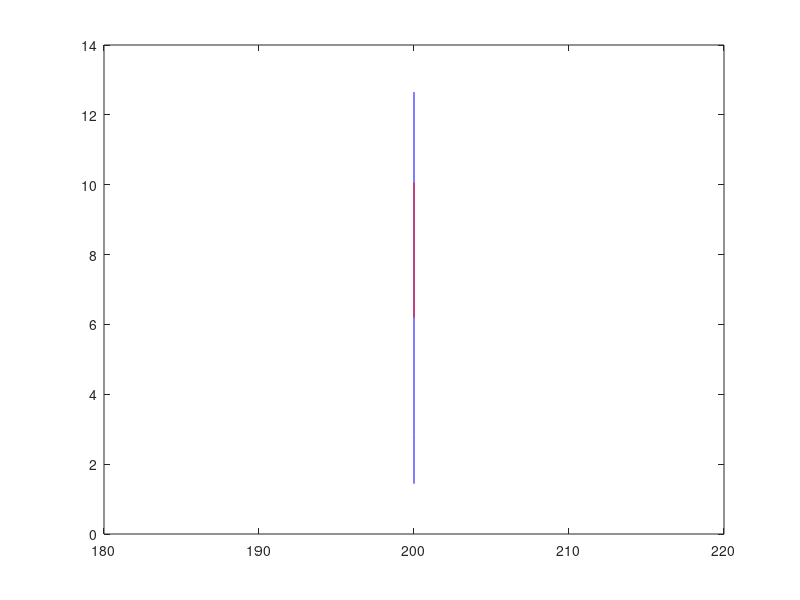

The MATLAB script that drew this image:
clear all

%% Tissue variables
sectionThickness = .025;
xyResolution = .004;
zLengths = [ 1 1 1 1 1 ] * 200; %length in microns
xLengths = [ 1:5 ] * 100; %xy length in microns
yLengths = [ 1:5 ] * 100;

%% SEM numbers

SEMcutsPerHour = 240; %% Cutting speed
SEMplanesStainedPerHour = 100000; %% number of planes stained per day

SEMpixelsPerSecond = 8 * 10^6; %% Imaging speed

SEMminBetweenPlanes = 5; %% minutes between Planes
SEMtileSize = 16000 * 16000; %% size of SEM tile
SEMsecondsBetweenTiles = 30; %% seconds between tiles within a plane

%% TEM numbers

TEMcutsPerHour = 5; %% Cutting speed
TEMplanesStainedPerHour = 100; %% number of planes stained per day

TEMpixelsPerSecond = 12 * 10^6; %% Imaging speed
TEMminBetweenPlanes = 20; %% minutes between Planes
TEMtileSize = 5000 * 3000; %% size of SEM tile
TEMsecondsBetweenTiles = 0; %% seconds between tiles within a plane


for i = 1:length(zLengths);
%% Tissue Size
xLength = xLengths(i);
yLength = yLengths(i);
zLength = zLengths(i);
xyPixels = (xLength / xyResolution) * (yLength / xyResolution);  % number of pixels per plane
numPlane = zLength / sectionThickness; % number of planes

%% SEM How long
SEMRawScanMinutesPerPlane= (xyPixels/SEMpixelsPerSecond)/60;
SEMminutesPerPlane =  SEMRawScanMinutesPerPlane +  ((xyPixels/SEMtileSize)*SEMsecondsBetweenTiles)/60;
SEMScanHours(i) = (SEMminutesPerPlane * numPlane)/60;

SEMSectioningHours = numPlane/SEMcutsPerHour + numPlane/SEMplanesStainedPerHour;
SEMhoursBetweenSections = (numPlane *SEMminBetweenPlanes)/60;
SEMSectionHours(i) = SEMSectioningHours + SEMhoursBetweenSections;

%% TEM How long
TEMRawScanMinutesPerPlane= (xyPixels/TEMpixelsPerSecond)/60;
TEMminutesPerPlane =  TEMRawScanMinutesPerPlane +  ((xyPixels/TEMtileSize)*TEMsecondsBetweenTiles)/60;
TEMScanHours(i) = (TEMminutesPerPlane * numPlane)/60;

TEMSectioningHours = numPlane/TEMcutsPerHour + numPlane/TEMplanesStainedPerHour;
TEMhoursBetweenSections = (numPlane *TEMminBetweenPlanes)/60;
TEMSectionHours(i) = TEMSectioningHours + TEMhoursBetweenSections;

end

%% Show data

plot(zLengths,(SEMScanHours + SEMSectionHours)/24/30,'b')
hold on
plot(zLengths,SEMSectionHours/24/30,'c')
plot(zLengths,(TEMScanHours + TEMSectionHours)/24/30,'r')
plot(zLengths,TEMSectionHours/24/30,'m')
hold off

% 
% scatter(zLengths,(SEMScanHours + SEMSectionHours)/24/30,'b')
% hold on
% scatter(zLengths,SEMSectionHours/24/30,'c')
% scatter(zLengths,(TEMScanHours + TEMSectionHours)/24/30,'r')
% scatter(zLengths,TEMSectionHours/24/30,'m')
% hold off


%ylim([ 0 36])

